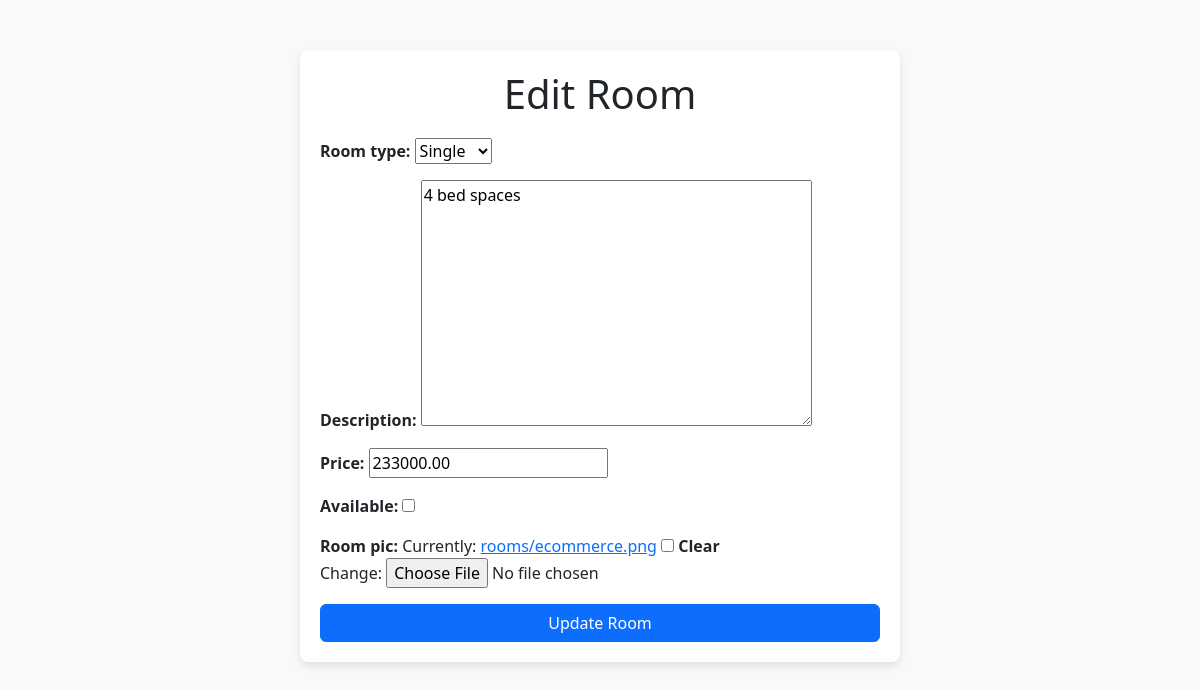
Page /rooms/edit/9/ on the committed database.
### homeapp/models.py (models this page shows, shortened)
class Room(models.Model):
    ROOM_TYPE_CHOICES = [
        ('Single', 'Single'),
        ('Double', 'Double'),
        ('Suite', 'Suite'),
    ]
    room_type = models.CharField(max_length=20, choices=ROOM_TYPE_CHOICES)
    description = models.TextField()
    price = models.DecimalField(max_digits=10, decimal_places=2)
    company = models.ForeignKey(Company, on_delete=models.CASCADE, related_name='rooms')
    available = models.BooleanField(default=True)
    created_at = models.DateTimeField(auto_now_add=True)
    room_pic = models.ImageField(upload_to='rooms/', null=True, blank=True)
    is_active = models.BooleanField(default=False)
    is_student = models.BooleanField(default=False)
    is_admin = models.BooleanField(default=False)
    is_staff = models.BooleanField(default=False)
    is_created = models.DateTimeField(auto_now_add=True)
    is_updated = models.DateTimeField(auto_now=True)

### homeapp/views.py (the view)
# urls.py: path('rooms/edit/<int:room_id>/', edit_room, name='edit_room'),
def edit_room(request, room_id):
    room = get_object_or_404(Room, id=room_id)
    if request.method == "POST":
        form = RoomForm(request.POST, request.FILES, instance=room)
        if form.is_valid():
            form.save()
            messages.success(request, 'Room updated successfully.')
            return redirect('roompostlist')
    else:
        form = RoomForm(instance=room)
    return render(request, 'company/edit_room.html', {'form': form, 'room': room})

### homeapp/forms.py
class RoomForm(forms.ModelForm):
    class Meta:
        model = Room
        fields = ['room_type', 'description', 'price']

### homeapp/templates/company/edit_room.html (shortened to what this page needs)
{% load static %}
<!DOCTYPE html>
<html lang="en">
<head>
    <link href="{% static 'company/css/styles.css' %}" rel="stylesheet" />
    <link href="https://cdn.jsdelivr.net/npm/bootstrap@5.3.3/dist/css/bootstrap.min.css" rel="stylesheet">
</head>
<body class="bg-light">
    <div class="container">
        <h1>Edit Room</h1>
        <form method="POST" action="{% url 'edit_room' room.id %}" enctype="multipart/form-data">
            {{ form.as_p }}
            <button type="submit" class="btn btn-primary">Update Room</button>
        </form>
    </div>
</body>
</html>

### homeapp/templates/company/edit_room.html (style rules this page uses)
.container { max-width: 600px; margin-top: 50px; background-color: #ffffff; padding: 20px; border-radius: 8px; box-shadow: 0 4px 8px rgba(0, 0, 0, 0.1); }
h1 { text-align: center; margin-bottom: 20px; }
label { font-weight: bold; }
.btn-primary { width: 100%; }

### rows in the picture
Room: room_type "Single", description "4 bed spaces", price "233000.00"
